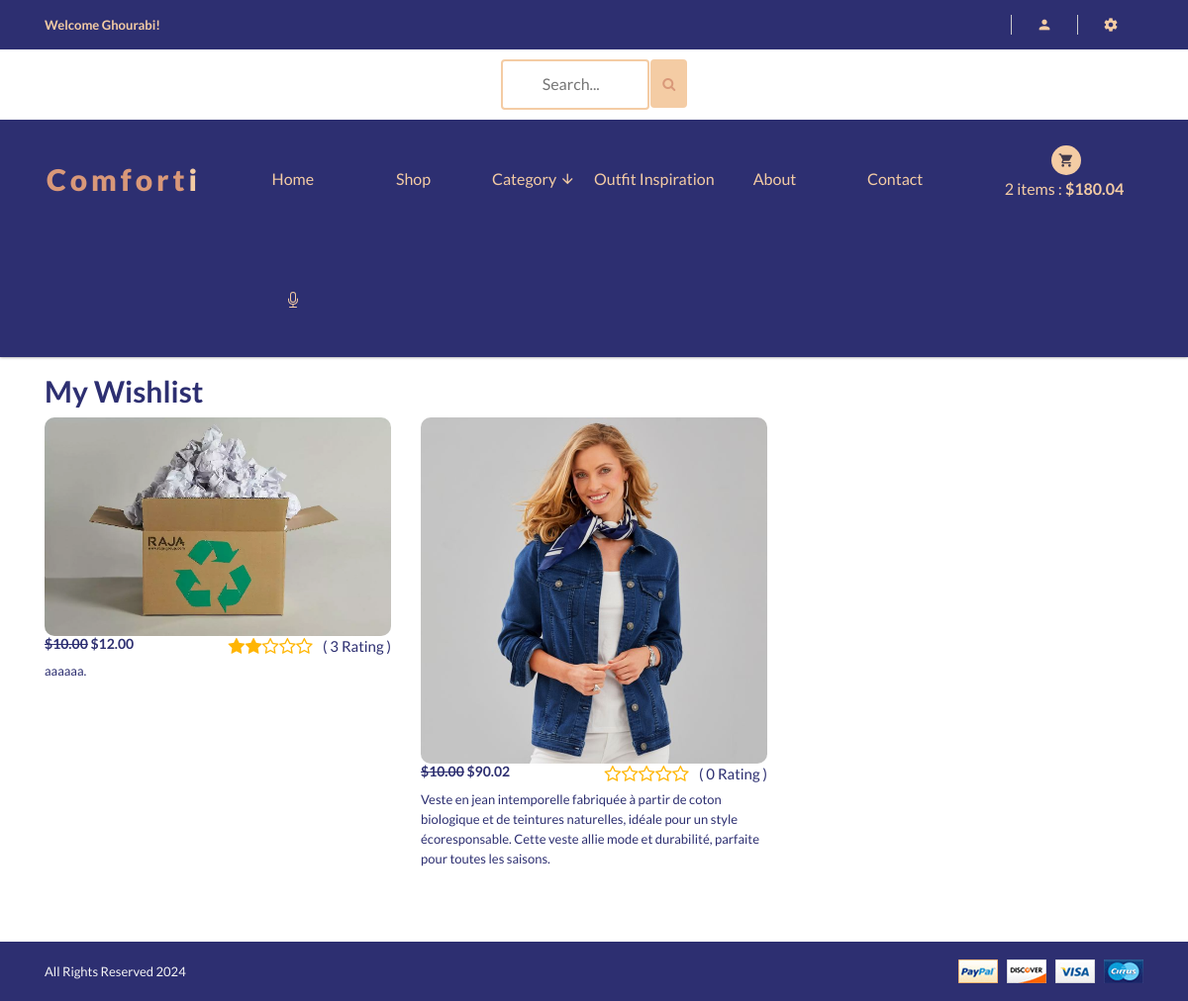
The page /wishlist/ (signed in) on the database its author committed.
### accounts/models.py (models this page shows, shortened)
class Account(AbstractBaseUser):
    first_name = models.CharField(max_length=50)
    last_name = models.CharField(max_length=50)
    username = models.CharField(max_length=50, unique=True)
    email = models.EmailField(max_length=100, unique=True)
    Phone_number = models.CharField(max_length=50)
    is_admin = models.BooleanField(default=False)
    is_staff = models.BooleanField(default=False)
    is_active = models.BooleanField(default=False)
    is_superadmin = models.BooleanField(default=False)
    date_joined_for_format = models.DateTimeField(auto_now_add=True)
    last_login_for_format  = models.DateTimeField(auto_now_add=True)
    USERNAME_FIELD = 'email'
    REQUIRED_FIELDS = ['username', 'first_name', 'last_name']
    objects = AccountManger()

### shop/models.py (models this page shows, shortened)
class WishlistItem(models.Model):
    from shop.models import Product
    wishlist = models.ForeignKey(Wishlist, on_delete=models.CASCADE, related_name='items')
    product = models.ForeignKey(Product, on_delete=models.CASCADE)
    added_on = models.DateTimeField(auto_now_add=True)

class Product(models.Model):
    category = models.ForeignKey(Category, on_delete=models.CASCADE)
    name = models.CharField(max_length=100, unique=True)
    slug = models.SlugField(max_length=100, unique=True)
    description = models.TextField(max_length=300, blank=True)
    price = models.DecimalField(max_digits=6, decimal_places=2)
    discount = models.DecimalField(max_digits=6, decimal_places=2, default=0.00)
    image = models.ImageField(upload_to='photos/products')
    stock = models.IntegerField()
    new = models.BooleanField(default=False)
    is_available = models.BooleanField(default=True)
    date_joined_for_format = models.DateTimeField(auto_now_add=True)
    last_login_for_format = models.DateTimeField(auto_now=True)
    def averageRating(self):
        reviews = ReviewRating.objects.filter(product=self, status=True).aggregate(average=Avg('rating'))
        avg = 0
        if reviews['average'] is not None:
            avg = float(reviews['average'])
        return avg
    def countReview(self):
        reviews = ReviewRating.objects.filter(product=self, status=True).aggregate(count=Count('id'))
        count = 0
        if reviews['count'] is not None:
            count = int(reviews['count'])
        return count
    def get_prodcut_details_url(self):
        return reverse('shop:product_details', args=[self.category.slug, self.slug])
    class Meta:
        verbose_name_plural = 'Products'
        ordering = ('-date_joined_for_format',)

### shop/views.py (the view)
# urls.py: path('wishlist/', views.wishlist_view, name='wishlist_view'),
def wishlist_view(request):
    from . models import Wishlist
    wishlist, created = Wishlist.objects.get_or_create(user=request.user)
    items = wishlist.items.all()
    return render(request, 'shop/shop/wishlist.html', {'wishlist': wishlist, 'items': items})

### cart/models.py (called while the page is built)
    def sub_total(self):
        return self.product.price * self.quantity

### shop/context_processors.py (called while the page is built)
def category_list(request):
    return {
        'categories' : Category.objects.all(),
    }

### shop/models.py (called while the page is built)
    def get_category_slug_url(self):
        return reverse('shop:categries', args=[self.slug])

    def colors(self):
        return super(VariationManager, self).filter(variation_category='color', is_active=True)

    def sizes(self):
        return super(VariationManager, self).filter(variation_category='size', is_active=True)

### templates/shop/shop/wishlist.html (shortened to what this page needs)
{% extends 'base.html' %}
{% block content %}
<div class="container">
    <h2>My Wishlist</h2>
    <div class="row">
        {% for item in items %}
            <div class="col-sm-4">
                <div class="list-img">
                    <div class="product-img tab-content">
                        <div class="simpleLens-container tab-pane active fade in mainImage">
                            <a class="simpleLens-image" data-lens-image="{{ item.product.image.url }}" href="#">
                                <img style="border-radius:10px;" src="{{ item.product.image.url }}" alt="{{ item.product.name }}" class="simpleLens-big-image">
                            </a>
                        </div>
                    </div>
                </div>
                <h5>
                    {% if item.product.discount != 0.00 %}
                        <del>${{ item.product.discount }}</del>
                    {% endif %}
                    <div class="ratting floatright">
                        <p style="font-size:1.5rem">( {{ item.product.countReview }} Rating )</p>
                        <div style="float:right; font-size:1.5rem" class="rating-star">
                            <span>
                                <i class="fa fa-star{% if item.product.averageRating < 0.5 %}-o{% elif item.product.averageRating >= 0.5 and item.product.averageRating < 1 %}-half-o {% endif %}" aria-hidden="true"></i>
                                <i class="fa fa-star{% if item.product.averageRating < 1.5 %}-o{% elif item.product.averageRating >= 1.5 and item.product.averageRating < 2 %}-half-o {% endif %}" aria-hidden="true"></i>
                                <i class="fa fa-star{% if item.product.averageRating < 2.5 %}-o{% elif item.product.averageRating >= 2.5 and item.product.averageRating < 3 %}-half-o {% endif %}" aria-hidden="true"></i>
                                <i class="fa fa-star{% if item.product.averageRating < 3.5 %}-o{% elif item.product.averageRating >= 3.5 and item.product.averageRating < 4 %}-half-o {% endif %}" aria-hidden="true"></i>
                                <i class="fa fa-star{% if item.product.averageRating < 4.5 %}-o{% elif item.product.averageRating >= 4.5 and item.product.averageRating < 5 %}-half-o {% endif %}" aria-hidden="true"></i>
                            </span>
                        </div>
                    </div>
                    ${{ item.product.price }}
                </h5>
                <p>{{ item.product.description }}.</p>
                <div class="all-choose">
                    <br><br><br><br>
                </div>
            </div>
        {% endfor %}
    </div>
</div>
{% endblock %}

### templates/base.html (shortened to what this page needs)
{% load static %}
<!doctype html>
<html class="no-js" lang="">
<head>
    <link href="https://stackpath.bootstrapcdn.com/bootstrap/4.5.2/css/bootstrap.min.css" rel="stylesheet">
    <link rel="stylesheet" href="{% static 'css/bootstrap.min.css' %}">
    <link rel="stylesheet" href="{% static 'css/animate.css' %}">
    <link rel="stylesheet" href="{% static 'css/materialdesignicons.min.css' %}">
    <link rel="stylesheet" href="{% static 'css/jquery.simpleLens.css' %}">
    <link rel="stylesheet" href="{% static 'css/jquery-ui.min.css' %}">
    <link rel="stylesheet" href="{% static 'css/meanmenu.min.css' %}">
    <link rel="stylesheet" href="{% static 'css/nivo-slider.css' %}">
    <link rel="stylesheet" href="{% static 'css/owl.carousel.css' %}">
    <link rel="stylesheet" href="{% static 'css/style.css' %}">
    <link rel="stylesheet" href="{% static 'css/responsive.css' %}">
    <link rel="stylesheet" href="https://cdnjs.cloudflare.com/ajax/libs/font-awesome/4.7.0/css/font-awesome.min.css">
</head>
<body style="background:#ffffff">
    <header style="background:#2D2F71" class="header-one header-two">
        <div style="background:#2D2F71" class="header-top-two">
            <div class="container text-center">
                <div class="row">
                    <div class="col-sm-12">
                        <div class="middel-top">
                            {% if user.id is None %}
                            <div class="left floatleft">
                                <p style="color:#f4cca4"><b>Welcome Guest!</b></p>
                            </div>
                            {% else %}
                            <div class="left floatleft">
                                <p style="color:#f4cca4"><b>Welcome {{user.first_name | capfirst}}!</b></p>
                            </div>
                            {% endif %}
                        </div>
                        <div class="middel-top clearfix">
                            <ul class="clearfix right floatright">
                                <li>
                                    <a style="color:#f4cca4" href="#"><i class="mdi mdi-account"></i></a>
                                </li>
                                <li>
                                    <a style="color:#f4cca4" href="#"><i class="mdi mdi-settings"></i></a>
                                </li>
                            </ul>
                            </div>
                        </div>
                    </div>
                </div>
            </div>
        <div style="background:#ffffff">
            <div class="container text-center">
                <div class="row">
                    <div class="col-sm-12">
                        <form id="searchh" action={% url 'shop:search' %} method="GET">
                        <input  type="text" name="keyword" placeholder="Search...">
                        <button style="height:49px; margin-bottom:6px; background:#f4cca4;margin-left:-1px;border:None "  class="btn btn-warning" type="submit">
                           <i style="color:#d99879" class="fa fa-search"></i>
                        </button>
                        </form>
                    </div>
                </div>
            </div>
        </div>
        <div class="container text-center">
            <div class="row">
                <div class="col-sm-2">
                    <div class="logo">
                        <a style="color:#f4cca4;font-weight: 800;" href="\"><span
                                style="color:#d99879">Comfort</span>i</a>
                    </div>
                </div>
                <div class="col-sm-8">
                    <div class="header-middel">
                        <div class="mainmenu">
                            <nav >
                                <ul>
                                    <li ><a href="\">Home</a></li>
                                    <li><a href="{% url 'shop:shop' %}">Shop</a></li>
                                    <li><a href="#">Category <i class="mdi mdi-arrow-down"></i></a>
                                    </li>
                                        <li><a href="{% url 'image_generator:generate_image' %}">Outfit Inspiration</a></li>
                                                                        <li><a href="about.html">About</a></li>
                                    <li><a href="contact.html">Contact</a></li>
                                    <li>
                                        <a href="#" id="voiceBotButton">
                                        </a>
                                    </li>
                                </ul>
                            </nav>
                        </div>
                    </div>
                </div>
                <div class="col-sm-2">
                    <div class="cart-itmes">
                        <a class="cart-itme-a" href="{% url 'cart:cart' %}">
                            <i class="mdi mdi-cart"></i>
                            {{quantityyy}} items : <strong>${{totalll}}</strong>
                        </a>
                    </div>
                </div>
            </div>
        </div>
    </header>
    <br>
    {% block content %}
    {% endblock content %}
    <footer>
        <div  style="background:#2D2F71" class="footer-bottom">
            <div class="container">
                <div class="row">
                    <div class="col-xs-12 col-sm-6">
                        <p style="color:#f5f5f5">
                            All Rights Reserved 2024</p>
                    </div>
                    <div class="col-xs-12 col-sm-6 text-right">
                        <a href="#"><img src="{% static 'img/footer/payment.png' %}" alt="" /></a>
                    </div>
                </div>
            </div>
        </div>
    </footer>
</body>
</html>

### core/static/css/style.css (style rules this page uses)
html, body { height: 100%; }
.floatleft { float:left }
.floatright { float:right }
img { max-width:100%; }
p { margin:0px; }
h1, h2, h3, h4, h5, h6 { margin: 0 0 10px; font-family: 'Lato', sans-serif; text-transform:capitalize; font-weight:600; }
a { transition: all 0.3s ease 0s; text-decoration:none; font-weight:500; color:#f4cca4; text-transform:capitalize; }
i { font-size:16px; }
p { color:#2D2F71; font-size:13px; font-weight:400; line-height:20px; }
ul { list-style: outside none none; margin: 0; padding: 0 }
ul li { float:left; }
body { font-family: 'Lato', sans-serif; color:#2D2F71; font-size:13px; font-weight:400; }
.middel-top .left, .middel-top .right { width: 20%; }
.middel-top { border: 1px solid #ccc; border-top: 0px solid #ccc; }
.middel-top .right a { font-size: 16px; line-height: 75px; }
.middel-top .right li:last-child a i { border: 0 none; }
.header-one .right li { position:relative; }
.middel-top .right a i { border-right: 1px solid #ccc; width: 100%; line-height: 30px; }
.middel-top .left p { line-height: 75px; }
header .logo ,.cart-itmes { line-height: 150px; }
.cart-itmes > a.cart-itme-a { font-size: 16px; text-transform: lowercase; position: relative; top: 10px; }
.logo { font-size: 30px; letter-spacing: 4px; }
.cart-itmes a.cart-itme-a i { font-size: 25px; left: 50%; margin-left: -13px; margin-top: -35px; position: absolute; top: 50%; }
.cart-itmes > a.cart-itme-a strong ,.menu-cart-text > strong,.total strong,.mainmenu li:hover >a,.mainmenu li a.active,.header-one .right li:hover >a,.header-one .right li a.active,header .parent-active > a { color: #f4cca4; }
.menu-cart-text > strong,.total > span,.menu-cart-text span ,.out-menu ,.mainmenu a ,.cart-itmes > a.cart-itme-a,.slide-text span { display: block; }
header.header-one { box-shadow: 0 0 3px rgba(25, 25, 25, 0.56); position: relative; z-index: 999; }
.mainmenu li { border-right: 1px solid #ccc; width: 16.666%; position:relative; }
.mainmenu a { font-size: 16px; line-height: 75px; }
.mainmenu li:first-child { border-left: 1px solid #ccc; }
.product-img { position: relative; }
footer ,.latest-blog,.single-products,.service-text,.coming-product.coming-product2 { background: #f5f5f5 none repeat scroll 0 0; }
.footer-bottom { padding: 18px 0; }
.footer-bottom p { padding: 2px 0; }
.header-top-two .middel-top .right a ,.header-top-two .middel-top .left p { line-height: 50px; }
.header-top-two,.footer-bottom { background: #eee none repeat scroll 0 0; }
.header-two .logo, .header-two .cart-itmes, .header-two .mainmenu a { line-height:120px; }
.header-two .mainmenu li:first-child,.header-two .mainmenu li { border:0; }
.header-top-two .middel-top { border: 0 none; }
.header-two .cart-itmes a.cart-itme-a i { font-size: 16px; margin-top: -44px; background: #f4cca4; width: 30px; height: 30px; border-radius: 50%; line-height: 30px; color: #40394a; }
.header-two .middel-top .left, .header-two .middel-top .right { width: auto; }
.header-top-two .middel-top .right li > a { line-height: 1; }
.header-top-two .middel-top .left p { line-height: 50px; }
.header-top-two .middel-top .right > li > a { border-left: 1px solid #ccc; padding: 0px 25px; width: auto; margin: 3px 0; float:left; }
.header-top-two .middel-top .right a i { border-right: 0 none; line-height: 20px; width: 100%; }
.header-top-two .right.floatright { padding: 12px 0; }
.header-one .header-top-two .right li { float: left; }
.ratting i { float: left; font-size:16px; padding: 2px .2px; }
.ratting i,.list-text > h5,.items-dsc h5 a:hover ,.login-page a.forget:hover { color: #2D2F71; }
.ratting p { float: right; margin-left: 10px; }
.rating-star i { color: #ffb503 !important; font-size: 1.8rem; }

### templates/base.html (style rules this page uses)
#searchh input[type=text] { width: 150px; margin-top:10px; margin-bottom:10px; box-sizing: border-box; border: 2px solid #f4cca4; border-radius: 4px; font-size: 16px; color:#1c1427; background-color: #fff; background-position: 10px 10px; background-repeat: no-repeat; padding: 12px 20px 12px 40px; -webkit-transition: width 0.4s ease-in-out; transition: width 0.4s ease-in-out; }

### rows shown on the page
Account: first_name "Ghourabi"
WishlistItem: product.image (picture), product.discount "10.00", product.countReview "3", product.price "12.00", product.description "aaaaaa"
WishlistItem: product.image (picture), product.discount "10.00", product.countReview "0", product.price "90.02", product.description "Veste en jean intemporelle fabriquée à partir de coton biologique et de teintures naturelles, idéale pour un style écoresponsable. Cette veste allie mode et durabilité, parfaite pour toutes les saisons"

### other values the page prints
{{ quantityyy }} "2"
{{ totalll }} "180.04"
